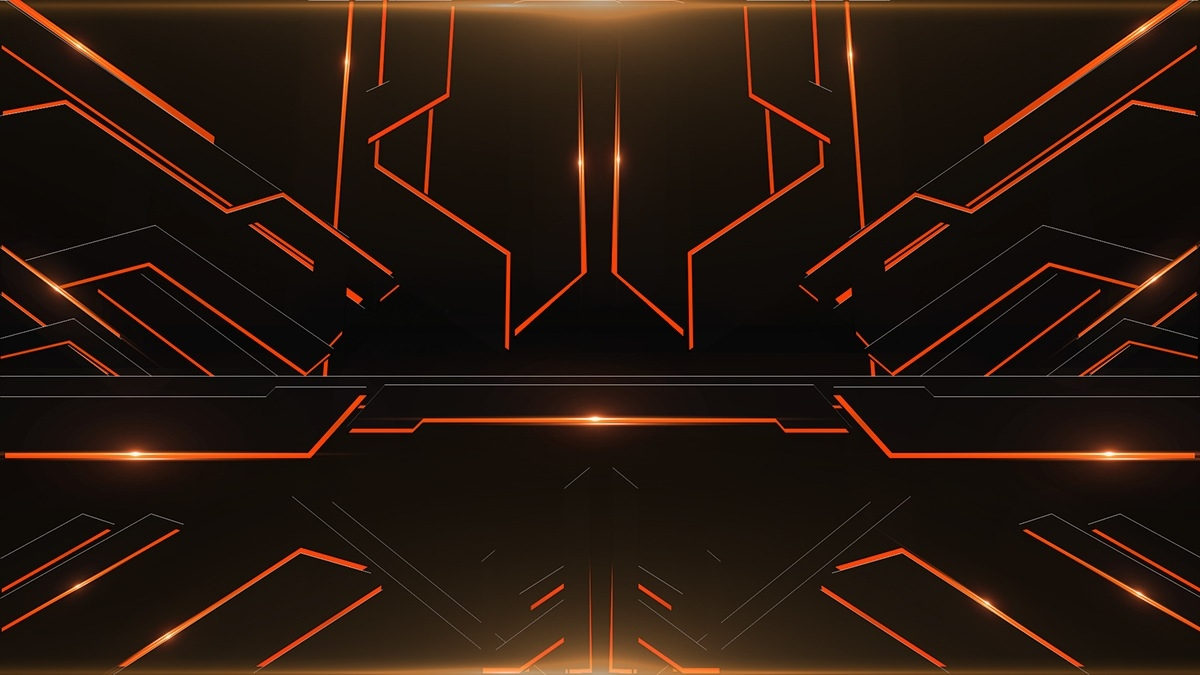
#> input picture image.jpg, 1200 x 675 px
$ jupyter execute exp8.ipynb
#> lines starting #> are read from the running program, lines starting #| are printed output that depends on the picture; after the words box and inside, x2 and y2 are one past the last pixel; in counts of white or black regions, pixels touching at a corner belong together
[cell 1]
import cv2
import matplotlib.pyplot as plt

image=cv2.imread('image.jpg',1)
#> image is the input picture: shape (675, 1200, 3); mean B, G, R 14.7, 24.3, 40.4
#image=cv2.resize(image,(1200,800))

cv2.imshow(' ',image)
import numpy as np
edges1 = cv2.Canny(image,100,150)
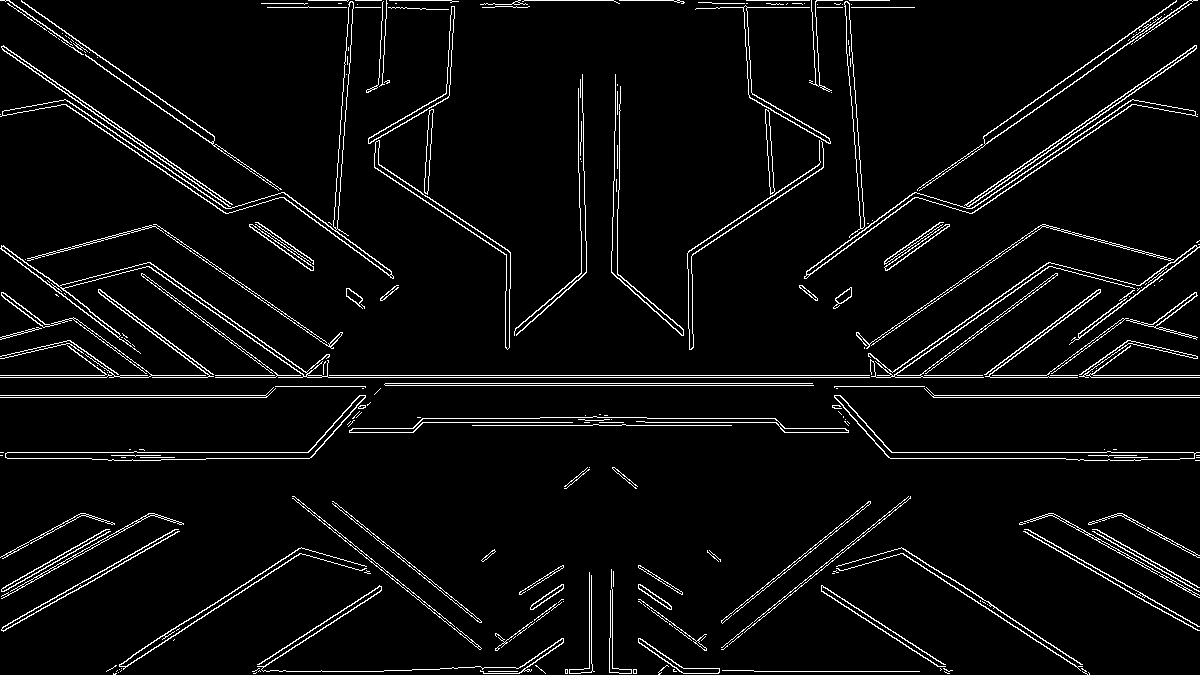
#> edges1: shape (675, 1200); 4.6% white in thin lines or dots

lines=cv2.HoughLinesP(edges1,1,np.pi/180, threshold=100, minLineLength=20,maxLineGap=50)
#> lines = 138 rows, first 6: [0, 377, 1199, 377], [0, 375, 1199, 375], [0, 452, 315, 452], [0, 397, 266, 397], [0, 395, 268, 395], [7, 458, 91, 458]


for line in lines:
    x1, y1, x2, y2 = line [0]
    cv2.line(image,(x1, y1),(x2, y2),(203, 48, 255),1)
#> this loop made 138 passes
#> (x1, y1, x2, y2) on passes 1 to 12: (0, 377, 1199, 377), (0, 375, 1199, 375), (0, 452, 315, 452), (0, 397, 266, 397), (0, 395, 268, 395), (7, 458, 91, 458), (385, 383, 812, 383), (385, 385, 813, 385), (308, 0, 451, 0), (480, 671, 949, 671), (418, 422, 779, 422), (716, 7, 914, 7)
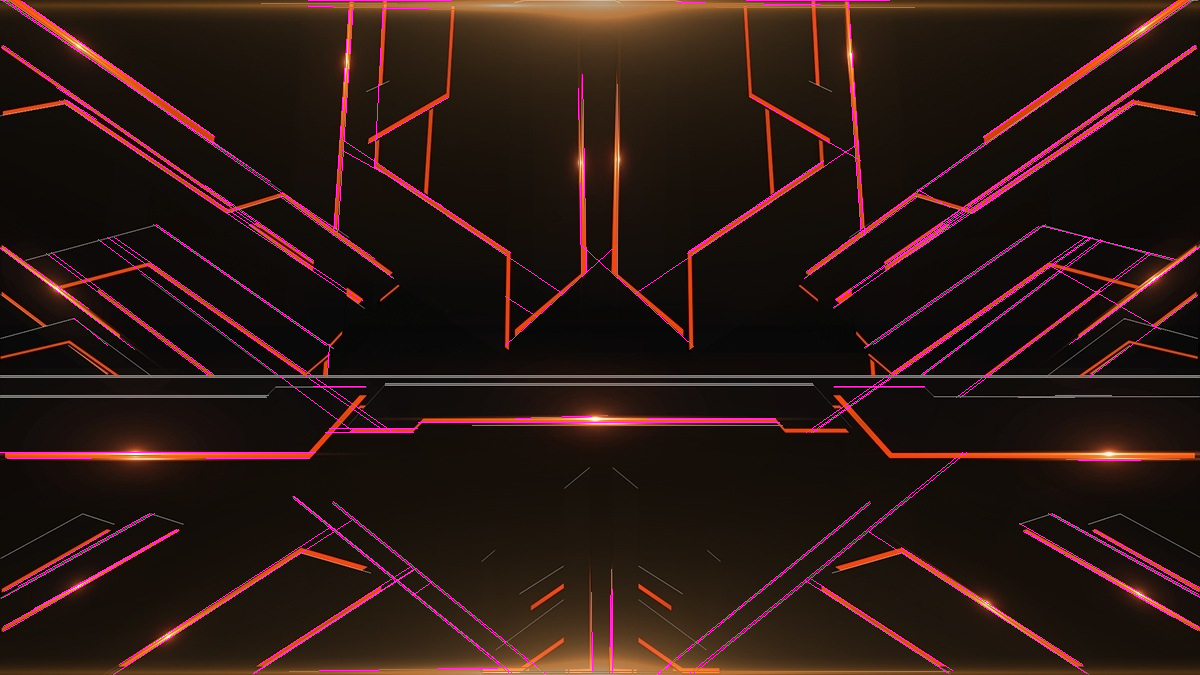
#> image: shape (675, 1200, 3); 3.2% of pixels changed, all inside (x1, y1, x2, y2) = (0, 0, 1200, 675)


cv2.imshow('gray',image)
cv2.waitKey(0)
cv2.destroyAllWindows()
